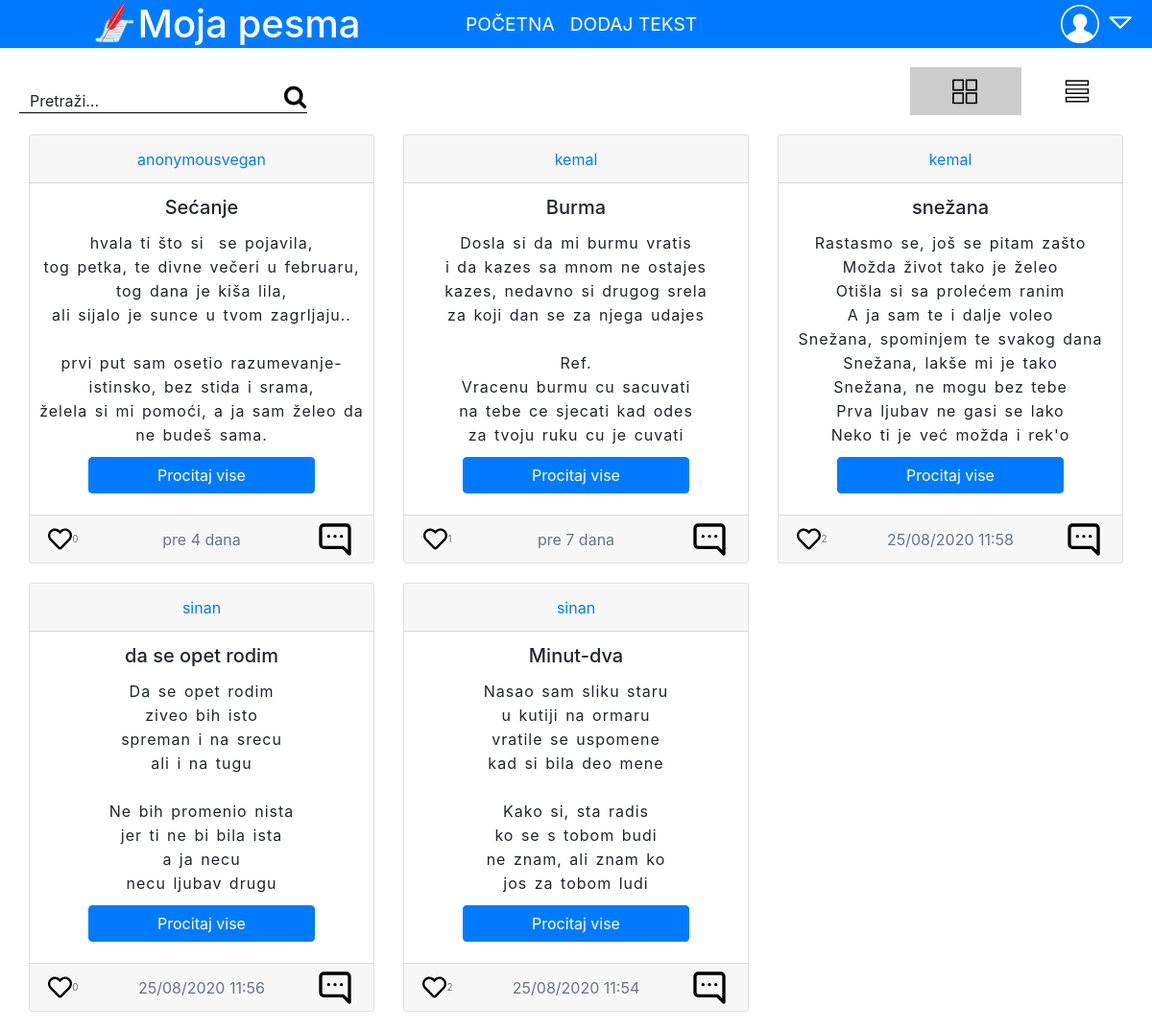
The page / on the database its author committed.
### tables this page shows
CREATE TABLE `pesme` (
  `id` int(11) NOT NULL,
  `pisac` longtext NOT NULL,
  `naslov` longtext NOT NULL,
  `pesma` longtext NOT NULL,
  `pogodna` text NOT NULL,
  `vreme` text NOT NULL,
  `kategorija` text NOT NULL,
  `lajkova` int(11) DEFAULT NULL,
  `lajkovao` longtext DEFAULT NULL
);

### objava/objava.php (called while the page is built, shortened)
<?php
if($profil=="index_stranica_prikazi_sve"){
  if ($ovlascenje=="admin"){
    $sql= "SELECT * FROM pesme ORDER BY vreme DESC LIMIT 5;";
  }
  else{
    if($ispis=="sve"){
      $sql= "SELECT * FROM pesme ORDER BY vreme DESC LIMIT 5;";
    }
    else if($ispis=="filter"){
      $sql= "SELECT * FROM pesme WHERE pogodna='jeste' ORDER BY vreme DESC LIMIT 5; ";
    }
}}
require "ispis.php";
?>

### objava/vreme.php (called while the page is built, shortened)
<?php
$trenutnovreme = date("U");
$pre_koliko =$trenutnovreme - $red["vreme"];
if($pre_koliko<60){
  if ($pre_koliko==1 || $pre_koliko==21 ||$pre_koliko==31 ||$pre_koliko==41 || $pre_koliko==51){
    $rec_s= " sekund ";
  }
  else if ($pre_koliko==2 || $pre_koliko==3 ||$pre_koliko==4 || $pre_koliko==22 || $pre_koliko==23 ||$pre_koliko==24 || $pre_koliko==32 || $pre_koliko==33 ||$pre_koliko==34 || $pre_koliko==42 || $pre_koliko==43 ||$pre_koliko==44|| $pre_koliko==52 || $pre_koliko==53 ||$pre_koliko==54){
    $rec_s = " sekudne ";
  }
  else{
    $rec_s = " sekundi ";
  }
  $vreme = "pre ". $pre_koliko . $rec_s;
}else if($pre_koliko<2592000){
  $dana = floor($pre_koliko/86400);
  if($dana==1 ||$dana==21 || $dana==31 ||$dana==41 ||$dana==51){
    $rec_d=" dan ";
  }else{
    $rec_d=" dana ";
  }
  $vreme = "pre ". $dana . $rec_d;
}
else{
  $vreme = date("d/m/Y H:i", $red["vreme"]);
}
?>

### objava/ispis.php (the view, shortened to what this page needs)
<?php
$rezultat= mysqli_query($conn, $sql);
while($red=mysqli_fetch_assoc($rezultat)){
require "vreme.php";
echo '<div class="card text-center kartica '.$red["boja"].'" id="'.$red["id"].'">';
echo '<div class="card-header pisac">';
echo '<a href="profil.php?profil='.$red["pisac"].'">'. $red["pisac"] . '</a>';
echo '</div><div class="card-body telo-kartice">';
echo '<div class="sadrzaj">';
echo '<h5 class="card-title naslov">'.$red["naslov"].'</h5>';
echo '<p class="card-text pesma">' .$red["pesma"].'</p></div>';
echo '<button onclick="prikazivise('.$red["id"].')" class="btn btn-primary prikazi-vise">Procitaj vise</a>';
echo '</div>
<div class="card-footer text-muted vreme">';
if($ovlascenje=="nelogovan"){
  echo '<div onclick="lajkujnelogovan()"  class="srce"><img src="fajlovi/srce-prazno.svg">'. $red["lajkova"] .'</div><div class="vreme-tekst">' . $vreme . '</div> <div class="ikonicazakomentarkontejner"><img class="ikonicazakomentar" src="fajlovi/komentar.svg" /> </div>';
}
echo '</div></div>';
}

### index.php (shortened to what this page needs)
<!DOCTYPE html>
<html lang="sr-RS">
<head>
    <link rel="stylesheet" href="https://stackpath.bootstrapcdn.com/bootstrap/4.5.1/css/bootstrap.min.css">
    <link rel="stylesheet" href="main.css">
    <link rel="stylesheet" href="nav.css">
    <link rel="stylesheet" href="objava/objava.css">
    <link rel="stylesheet" href="izbor.css">
    <link rel="stylesheet" href="unos.css">
    <link rel="stylesheet" href="pesma-preko-celog-ekrana.css">
    <link rel="stylesheet" href="https://cdnjs.cloudflare.com/ajax/libs/font-awesome/4.7.0/css/font-awesome.min.css">
</head>
<body>
<?php include "nav.php" ?>
<?php
    if(isset($_SESSION["ime"])){
        if($_SESSION["ovlascenje"]=="admin"){
            $ispis="sve";
            $ovlascenje="admin";
        }
        else{
        settype($_SESSION["godine"], int);
        if  ($_SESSION["godine"]>=18){
            $ispis="sve";
            $ovlascenje="obican";
        }
        else {
            $ispis="filter";
            $ovlascenje="obican";
        }
    }}
    else{
        $ispis="filter";
        $ovlascenje="nelogovan";
    }
    ?>
<?php include "main.php" ?>
</body>
</html>

### nav.php (shortened to what this page needs)
<header>
      <div class="logo">
        <img class="logo-slika" src="fajlovi/logo.png" alt="logo">
        <h1 class="logo-naziv">Moja pesma</h1>
      </div>
      <nav>
        <ul>
          <li><a href="index.php">Početna</a></li>
          <li  onclick="dodaj()"><a href="#">Dodaj tekst</a></li>
        </ul>
      </nav>
      <div class="profile-container">
        <img class="profile-icon" src="./fajlovi/profile-icon.svg" alt="profile-icon">
        <label for="arrow-toggle" class="arrow-toggle-label">
          <img class="arrow" src="./fajlovi/arrow.svg" alt="arrow">
        </label>
      </div>
  </header>

### main.php (shortened to what this page needs)
<main>
<?php include "izbor.php"?>
<div class="pesme" id="pesme">
<?php
require "objava/objava.php";
?>
</div>
</main>

### izbor.php (shortened to what this page needs)
<div id="izbor">
<div class="pretraga">
        <form class="form-container" autocomplete="off" method="get" action="pretraga.php">
            <div class="form-group">
                <input type="text"  placeholder=" " class="form-control" name="pretraga" id="pretraga" aria-describedby="emailHelp" autocomplete="off" required >
                <label for="pretraga" id="lpretraga">
                <span class="label-tekst" id="pretraga-label-tekst">Pretraži...</span></label>
                <img src="fajlovi/pretraga.webp" alt="pretraga">
            </div>
        </form>
    </div>
    <div class="odabir odabrano " id="grid" onclick="grid()">
        <img src="fajlovi/grid.png" alt="grid">
    </div>
    <div class="odabir"  id="lista" onclick="lista()" >
        <img src="fajlovi/lista.svg" alt="lista">
    </div>
</div>

### main.css (style rules this page uses)
:root { --plava: #007bff; --pozadina: #000000c0; }
main { margin-top: 20px; }
.pesme { display: grid; grid-template-columns: 23% 23% 23% 23%; justify-content: space-evenly; }
@media only screen and (max-width: 1200px) { .pesme:not(.lista) { grid-template-columns: 30% 30% 30%; } }

### nav.css (style rules this page uses)
*, *::before, *::after { box-sizing: border-box; }
header { background: var(--plava); text-align: center; position: sticky; top: 0; left: 0; height: 50px; width: 100%; z-index: 2; }
h1 { margin: 0; }
.logo-slika { height: 50px; width: 50px; }
.logo { display: flex; align-items: center; justify-content: center; }
nav { position: absolute; text-align: left; top: 100%; left: 0; background: var(--plava); width: 100%; transform: scale(1, 0); transform-origin: top; transition: transform 400ms ease-in-out; }
nav ul { margin: 0; padding: 0; list-style: none; }
nav li { margin-bottom: 1em; margin-left: 1em; }
nav a, nav span { color: white; text-decoration: none; font-size: 1.2rem; text-transform: uppercase; opacity: 0; transition: opacity 150ms ease-in-out; }
.profile-container { position: absolute; top: 5px; right: 0; display: flex; justify-content: flex-end; align-items: center; }
.profile-icon { height: 40px; width: 40px; }
.arrow { height: 30px; width: 30px; padding-top: 5px; transition: transform 400ms ease-in-out; }
@media screen and (min-width: 800px) { header { display: grid; grid-template-columns: 1fr minmax(1fr 1.5fr) 0.25fr; } }
@media screen and (min-width: 800px) { .logo { grid-column: 1 / 2; margin: 0; display: flex; align-items: center; justify-content: center; } }
@media screen and (min-width: 800px) { nav { position: relative; text-align: left; transition: none; transform: scale(1,1); background: none; top: initial; left: initial; grid-column: 2 / 3; display: flex; justify-content: flex-start; align-items: center; } }
@media screen and (min-width: 800px) { nav ul { display: flex; } }
@media screen and (min-width: 800px) { nav li { margin-bottom: 0; } }
@media screen and (min-width: 800px) { nav a, nav span { opacity: 1; position: relative; } }
@media screen and (min-width: 800px) { nav a::before, nav span::before { content: ''; display: block; height: 5px; background: black; position: absolute; top: -.75em; left: 0; right: 0; transform: scale(0, 1); transition: transform ease-in-out 250ms; } }
@media screen and (min-width: 800px) { .profile-container { all: unset; grid-column: 3 / 4; display: flex; justify-content: flex-end; align-items: center; position: relative; height: 50px; } }
@media screen and (min-width: 800px) { .profile-icon { height: 50px; width: 50px; padding: 5px 0; } }
@media screen and (min-width: 800px) { .arrow { padding-right: 16px; height: 50px; width: 50px; } }
.logo-naziv { color: white; }

### objava/objava.css (style rules this page uses)
.kartica { margin-bottom: 20px; }
.kartica pre, p { display: block; line-height: 25px; word-spacing: 2px; letter-spacing: 1px; overflow: hidden; margin-bottom: 30px; white-space: pre-wrap; word-wrap: break-word; }
.kartica .pisac { display: flex; justify-content: center; align-items: center; height: 50px; margin: 0; padding: 0; }
.kartica .telo-kartice:not(.lista .kartica .telo-kartice) { height: 345px; margin:0px; padding-top: 0px; padding-left: 10px; padding-right: 10px; }
.kartica .naslov { margin:0px; padding:0px; height: 50px; display: flex; align-items: center; justify-content: center; }
.pesma { margin: 0px; padding: 0px; height: 225px; }
.prikazi-vise { width: 70%; margin:10px; }
.vreme { display: flex; justify-content: center; align-items: center; height: 50px; margin: 0; padding: 0; position: relative; }
.srce img { width: 50%; height: 50%; }
.srce { width: 50px; height: 50px; display: inline-block; font-size: 10px; position: absolute; left: 10px; display: flex; justify-content: center; align-items: center; }
.ikonicazakomentarkontejner { position: absolute; right: 20px; }
.ikonicazakomentar { width: 40px; height: 40px; }
div.srce, .ikonicazakomentar { cursor: pointer; }

### unos.css (style rules this page uses)
:root { --bojaifont: 50px; --crvena: #f28b82; --narandzasta: #fbbc04; --zuta: #fff475; --zelena: #ccff90; --plavozelena:#a7ffeb; --svetloplava:#cbf0f8; --tamnoplava:#aecbfa; --ljubicasta:#d7aefb; --roze:#fdcfe8; --braon: #e6c9a8; --dark:#343a40; --bojateksta:#202124; }
.form-group { position: relative; height: 50px; overflow: hidden; }

### rows shown on the page
pesme: pisac "anonymousvegan", naslov "Sećanje", pesma "hvala ti što si se pojavila, tog petka, te divne večeri u februaru, tog dana je kiša lila, ali sijalo je sunce u tvom zagrljaju.. prvi put sam osetio razumevanje- istinsko, bez stida i srama, želela si mi pomoći, a ja sam želeo da ne budeš sama.…", lajkova "0", vreme "pre 4 dana"
pesme: pisac "kemal", naslov "Burma", pesma "Dosla si da mi burmu vratis i da kazes sa mnom ne ostajes kazes, nedavno si drugog srela za koji dan se za njega udajes Ref. Vracenu burmu cu sacuvati na tebe ce sjecati kad odes za tvoju ruku cu je cuvati…", lajkova "1", vreme "pre 7 dana"
pesme: pisac "kemal", naslov "snežana", pesma "Rastasmo se, još se pitam zašto Možda život tako je želeo Otišla si sa prolećem ranim A ja sam te i dalje voleo Snežana, spominjem te svakog dana Snežana, lakše mi je tako Snežana, ne mogu bez tebe Prva ljubav ne gasi se lako Neko ti je već možda i rek'o…", lajkova "2", vreme "25/08/2020 11:58"
pesme: pisac "sinan", naslov "da se opet rodim", pesma "Da se opet rodim ziveo bih isto spreman i na srecu ali i na tugu Ne bih promenio nista jer ti ne bi bila ista a ja necu necu ljubav drugu…", lajkova "0", vreme "25/08/2020 11:56"
pesme: pisac "sinan", naslov "Minut-dva", pesma "Nasao sam sliku staru u kutiji na ormaru vratile se uspomene kad si bila deo mene Kako si, sta radis ko se s tobom budi ne znam, ali znam ko jos za tobom ludi…", lajkova "2", vreme "25/08/2020 11:54"
